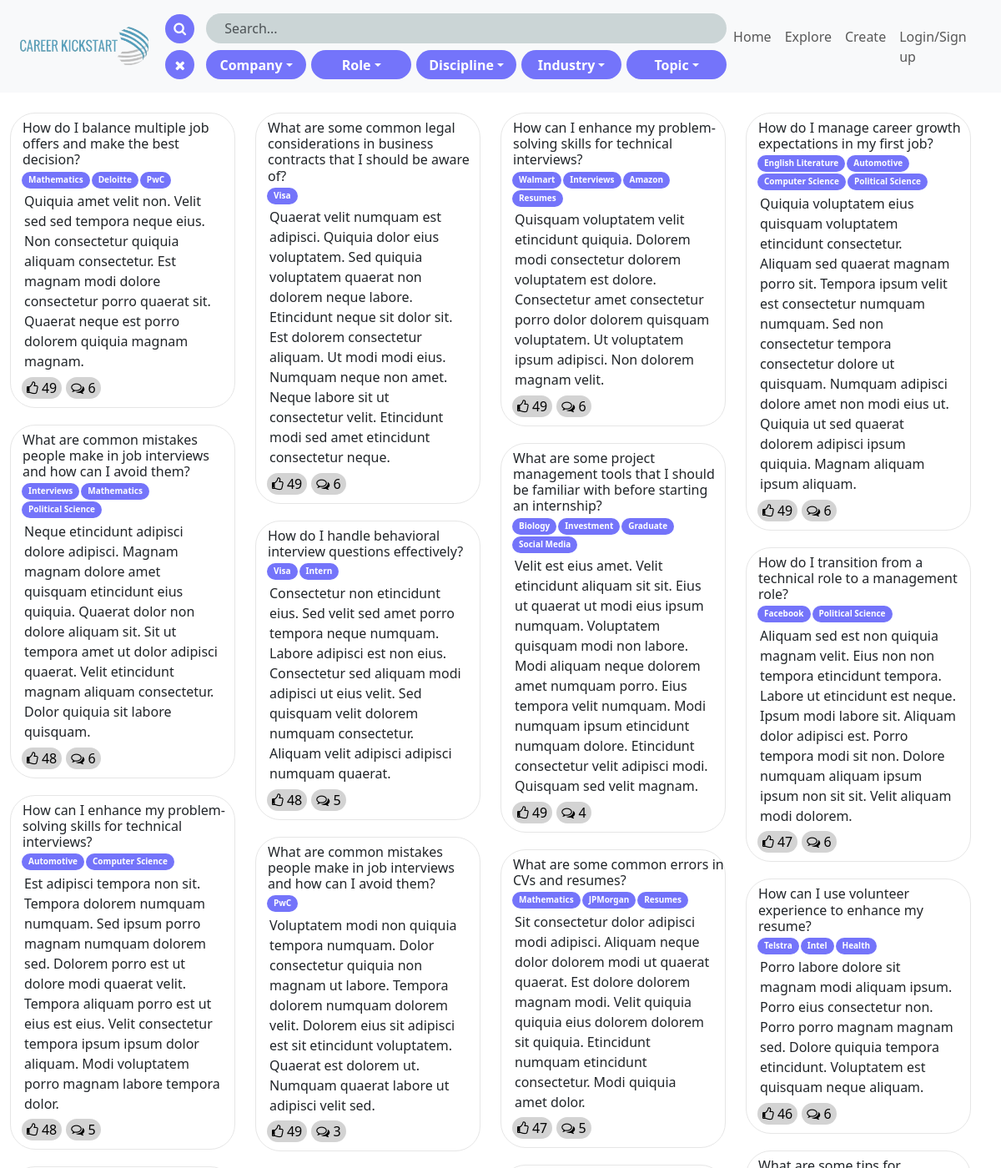
/explore (upper part), run on the app's committed database.
### app/models.py (models this page shows, shortened)
class Question(db.Model):
    __tablename__ = 'questions'
    question_id = db.Column(db.Integer, primary_key=True, autoincrement=True)
    user_id = db.Column(db.Integer, db.ForeignKey('users.user_id'), nullable=False)
    title = db.Column(db.String(100), nullable=False, index=True)
    description = db.Column(db.String(2000), nullable=False)
    date_created = db.Column(db.DateTime, default=func.now())
    likes = db.Column(db.Integer)
    comments = db.Column(db.Integer)
    user = db.relationship('User', back_populates='user_questions')
    tags = db.relationship('Question_Tag', back_populates='question', lazy=True)
    answers = db.relationship('Answer', back_populates='question', lazy=True)

class Question_Tag(db.Model):
    __tablename__ = 'question_tags'
    qt_id = db.Column(db.Integer, primary_key=True, autoincrement=True)
    question_id = db.Column(db.Integer, db.ForeignKey('questions.question_id'))
    tag_id = db.Column(db.Integer, db.ForeignKey('tags.tag_id'))
    tag = db.relationship('Tag', back_populates='question_tags')
    question = db.relationship('Question', back_populates='tags')

class Tag(db.Model):
    __tablename__ = 'tags'
    tag_id = db.Column(db.Integer, primary_key=True, autoincrement=True)
    tag = db.Column(db.String(40), unique=True)
    category = db.Column(db.String(40))
    question_tags = db.relationship('Question_Tag', back_populates='tag', lazy=True)

### app/routes.py (the view)
@app.route('/explore', methods=['GET'])
def load_explorepage():
    arguments = ['query','company','role','topic','discipline','industry']
    if any(params in arguments for params in request.args):
        return SearchController.search_func(request.args)
    else:
        return PostController.get_top_questions()

### app/controller.py (called while the page is built)
    def get_top_questions():
        top_questions = (
            db.session.query(Question)
            .order_by((Question.likes + Question.comments).desc())
            .limit(28)
            .all()
        )
        return render_template("explore.html", posts=top_questions)

### app/templates/explore.html (shortened to what this page needs)
<!DOCTYPE html>
<html>
    <head>
        <link href="https://cdn.jsdelivr.net/npm/bootstrap@5.3.3/dist/css/bootstrap.min.css" rel="stylesheet">
        <link rel="stylesheet" href="https://cdnjs.cloudflare.com/ajax/libs/font-awesome/4.7.0/css/font-awesome.min.css">
        <link rel="stylesheet" type="text/css" href="./static/explorePageStyle.css">
        <link rel="stylesheet" type="text/css" href="./static/navbarStyle.css">
    </head>
    <body>
        <div id="findRequests" class="container-fluid p-2 sticky-top bg-light">
            <nav class="navbar navbar-expand-lg navbar-light bg-light">
                <div class="container-fluid">
                    <a class="navbar-brand" href="/">
                        <img src="{{ url_for('static', filename='logo v1.png') }}" alt="CareerKickstart" height="60px">
                    </a>
                    <form role="search" action="http://127.0.0.1:5000/explore" method="get">
                        <div class="d-flex justify-content-between align-items-center mb-2">
                            <button type="submit" id="submitButton" class="btn"><i class="fa fa-search"></i></button>
                            <div class="d-flex align-items-center w-100 form-search">
                                <input type="search" class="form-control" id="searchIn" placeholder="Search..." name="query">
                            </div>
                        </div>
                        <div class="dropdown-center d-flex">
                            <button type="reset" id="resetButton" class="btn"><i class="fa fa-remove"></i></button>
                            <button class="btn btn-primary dropdown-toggle" type="button" name="company" id="companyDropdown" data-bs-toggle="dropdown" data-bs-auto-close="outside" aria-expanded="false">Company</button>
                            <button class="btn btn-primary dropdown-toggle" type="button" name="role" id="roleDropdown" data-bs-toggle="dropdown" data-bs-auto-close="outside" aria-expanded="false">Role</button>
                            <button class="btn btn-primary dropdown-toggle" type="button" name="discipline" id="disciplineDropdown" data-bs-toggle="dropdown" data-bs-auto-close="outside" aria-expanded="false">Discipline</button>
                            <button class="btn btn-primary dropdown-toggle" type="button" name="industry" id="industryDropdown" data-bs-toggle="dropdown" data-bs-auto-close="outside" aria-expanded="false">Industry</button>
                            <button class="btn btn-primary dropdown-toggle" type="button" name="topic" id="topicDropdown" data-bs-toggle="dropdown" data-bs-auto-close="outside" aria-expanded="false">Topic</button>
                        </div>
                    </form>
                    <div>
                        <div class="collapse navbar-collapse">
                            <ul class="navbar-nav">
                                <li class="nav-item"><a class="nav-link" href="/">Home</a></li>
                                <li class="nav-item"><a class="nav-link" href="/explore">Explore</a></li>
                                <li class="nav-item"><a class="nav-link">Create</a></li>
                                <li class="nav-item"><a class="nav-link">Login/Sign up</a></li>
                            </ul>
                        </div>
                    </div>
                </div>
            </nav>
        </div>
        <main>
            <div id = "messageBoard" class="container-fluid mt-4 row">
                <div class="col">
                {% for question in posts[0::4] %}
                    {% include 'card.html' %}
                {% endfor %}
                </div>
                <div class="col">
                {% for question in posts[1::4] %}
                    {% include 'card.html' %}
                {% endfor %}
                </div>
                <div class="col">
                {% for question in posts[2::4] %}
                    {% include 'card.html' %}
                {% endfor %}
                </div>
                <div class="col">
                {% for question in posts[3::4] %}
                    {% include 'card.html' %}
                {% endfor %}
                </div>
            </div>
        </main>
    </body>
</html>

### app/templates/card.html
<div class="card">
    <div class="card-title">
        <h6>{{question.title}}</h6>
    </div>
    <div class="card-subtitle d-flex">
        {% for itag in question.tags %}
        <p> {{itag.tag.tag}} </p>
        {% endfor %}
    </div>
    <div class="card-body">
        <p class="card-text">{{question.description}}</p>
    </div>
    <div class="card-action d-flex">
        <button id="like" type="button"><i class="fa fa-thumbs-o-up"></i> {{question.likes}}</button>
        <button id="comment" type="button"><i class="fa fa-comments-o"></i> {{question.comments}}</button>
    </div>
</div>

### app/static/explorePageStyle.css (style rules this page uses)
body { background-color:rgb(255, 255, 255); }
.card { border-radius: 30px; margin-bottom: 20px; width:100%; border-color: rgb(230, 230, 230); }
.card-body { padding-top: 0.1rem; padding-bottom: 0.1rem; }
.card-title { padding-top: 0.5rem; margin-bottom: 0px; padding-left: 14px; border-top-left-radius: 30px; border-top-right-radius: 30px; }
.card-subtitle > p { padding-right: 8px; padding-left: 8px; padding-top: 2px; padding-bottom: 3px; margin-right: 2px; margin-bottom: 2px; background-color: rgb(116, 116, 250); color: white; border-radius: 20px; font-size:x-small; font-weight: bold; max-width: 100%; white-space: nowrap; }
.card-subtitle { margin-left: 13px; margin-right: 10px; flex-direction: row; display: flex; flex-wrap: wrap; }
.card-action > button { border-radius: 30px; border-width: 0px; background-color: lightgray; margin-right: 5px; }
.card-action { margin-left: 13px; margin-bottom: 10px; margin-top: 5px; }

### app/static/navbarStyle.css (style rules this page uses)
#findRequests { background-color: rgb(255, 253, 237); }
#searchIn { background-color: #cbd5d6; outline-style: none; outline-width: 1px; border-style: none; border-radius: 30px; text-indent: 10px; margin-left: 6px; width: 100%; }
#resetButton, #submitButton { display: flex; justify-content: center; align-items: center; width: 35px; height: 35px; border-radius: 40px; background-color: rgb(116, 116, 250); color: white; margin-right: 8px; }
.dropdown-center .dropdown-toggle { border-radius: 30px; background-color: rgb(116, 116, 250); border-style: none; width: 100%; height: 35px; font-weight: bold; margin-left: 6px; }
form { width: 60%; }

### data on the page
Question: title "How do I balance multiple job offers and make the best decision?", description "Quiquia amet velit non. Velit sed sed tempora neque eius. Non consectetur quiquia aliquam consectetur. Est magnam modi dolore consectetur porro quaerat sit. Quaerat neque est porro dolorem quiquia magnam magnam.", likes "49", comments "6"
Question_Tag: tag.tag "Mathematics"
Question_Tag: tag.tag "Deloitte"
Question_Tag: tag.tag "PwC"
Question: title "What are common mistakes people make in job interviews and how can I avoid them?", description "Neque etincidunt adipisci dolore adipisci. Magnam magnam dolore amet quisquam etincidunt eius quiquia. Quaerat dolor non dolore aliquam sit. Sit ut tempora amet ut dolor adipisci quaerat. Velit etincidunt magnam aliquam consectetur. Dolor quiquia sit labore quisquam.", likes "48", comments "6"
Question_Tag: tag.tag "Interviews"
Question_Tag: tag.tag "Mathematics"
Question_Tag: tag.tag "Political Science"
Question: title "How can I enhance my problem-solving skills for technical interviews?", description "Est adipisci tempora non sit. Tempora dolorem numquam numquam. Sed ipsum porro magnam numquam dolorem sed. Dolorem porro est ut dolore modi quaerat velit. Tempora aliquam porro est ut eius est eius. Velit consectetur tempora ipsum ipsum dolor aliquam. Modi voluptatem porro magnam labore tempora dolor.", likes "48", comments "5"
Question_Tag: tag.tag "Automotive"
Question_Tag: tag.tag "Computer Science"
Question: title "What are some common legal considerations in business contracts that I should be aware of?", description "Quaerat velit numquam est adipisci. Quiquia dolor eius voluptatem. Sed quiquia voluptatem quaerat non dolorem neque labore. Etincidunt neque sit dolor sit. Est dolorem consectetur aliquam. Ut modi modi eius. Numquam neque non amet. Neque labore sit ut consectetur velit. Etincidunt modi sed amet etincidunt consectetur neque.", likes "49", comments "6"
Question_Tag: tag.tag "Visa"
Question: title "How do I handle behavioral interview questions effectively?", description "Consectetur non etincidunt eius. Sed velit sed amet porro tempora neque numquam. Labore adipisci est non eius. Consectetur sed aliquam modi adipisci ut eius velit. Sed quisquam velit dolorem numquam consectetur. Aliquam velit adipisci adipisci numquam quaerat.", likes "48", comments "5"
Question_Tag: tag.tag "Visa"
Question_Tag: tag.tag "Intern"
Question: title "What are common mistakes people make in job interviews and how can I avoid them?", description "Voluptatem modi non quiquia tempora numquam. Dolor consectetur quiquia non magnam ut labore. Tempora dolorem numquam dolorem velit. Dolorem eius sit adipisci est sit etincidunt voluptatem. Quaerat est dolorem ut. Numquam quaerat labore ut adipisci velit sed.", likes "49", comments "3"
Question_Tag: tag.tag "PwC"
Question: title "How can I enhance my problem-solving skills for technical interviews?", description "Quisquam voluptatem velit etincidunt quiquia. Dolorem modi consectetur dolorem voluptatem est dolore. Consectetur amet consectetur porro dolor dolorem quisquam voluptatem. Ut voluptatem ipsum adipisci. Non dolorem magnam velit.", likes "49", comments "6"
Question_Tag: tag.tag "Walmart"
Question_Tag: tag.tag "Interviews"
Question_Tag: tag.tag "Amazon"
Question_Tag: tag.tag "Resumes"
Question: title "What are some project management tools that I should be familiar with before starting an internship?", description "Velit est eius amet. Velit etincidunt aliquam sit sit. Eius ut quaerat ut modi eius ipsum numquam. Voluptatem quisquam modi non labore. Modi aliquam neque dolorem amet numquam porro. Eius tempora velit numquam. Modi numquam ipsum etincidunt numquam dolore. Etincidunt consectetur velit adipisci modi. Quisquam sed velit magnam.", likes "49", comments "4"
Question_Tag: tag.tag "Biology"
Question_Tag: tag.tag "Investment"
Question_Tag: tag.tag "Graduate"
Question_Tag: tag.tag "Social Media"
Question: title "What are some common errors in CVs and resumes?", description "Sit consectetur dolor adipisci modi adipisci. Aliquam neque dolor dolorem modi ut quaerat quaerat. Est dolore dolorem magnam modi. Velit quiquia quiquia eius dolorem dolorem sit quiquia. Etincidunt numquam etincidunt consectetur. Modi quiquia amet dolor.", likes "47", comments "5"
Question_Tag: tag.tag "Mathematics"
Question_Tag: tag.tag "JPMorgan"
Question_Tag: tag.tag "Resumes"
Question: title "How do I manage career growth expectations in my first job?", description "Quiquia voluptatem eius quisquam voluptatem etincidunt consectetur. Aliquam sed quaerat magnam porro sit. Tempora ipsum velit est consectetur numquam numquam. Sed non consectetur tempora consectetur dolore ut quisquam. Numquam adipisci dolore amet non modi eius ut. Quiquia ut sed quaerat dolorem adipisci ipsum quiquia. Magnam aliquam ipsum aliquam.", likes "49", comments "6"
Question_Tag: tag.tag "English Literature"
Question_Tag: tag.tag "Automotive"
Question_Tag: tag.tag "Computer Science"
Question_Tag: tag.tag "Political Science"
Question: title "How do I transition from a technical role to a management role?", description "Aliquam sed est non quiquia magnam velit. Eius non non tempora etincidunt tempora. Labore ut etincidunt est neque. Ipsum modi labore sit. Aliquam dolor adipisci est. Porro tempora modi sit non. Dolore numquam aliquam ipsum ipsum non sit sit. Velit aliquam modi dolorem.", likes "47", comments "6"
Question_Tag: tag.tag "Facebook"
Question_Tag: tag.tag "Political Science"
Question: title "How can I use volunteer experience to enhance my resume?", description "Porro labore dolore sit magnam modi aliquam ipsum. Porro eius consectetur non. Porro porro magnam magnam sed. Dolore quiquia tempora etincidunt. Voluptatem est quisquam neque aliquam.", likes "46", comments "6"
Question_Tag: tag.tag "Telstra"
Question_Tag: tag.tag "Intel"
Question_Tag: tag.tag "Health"
